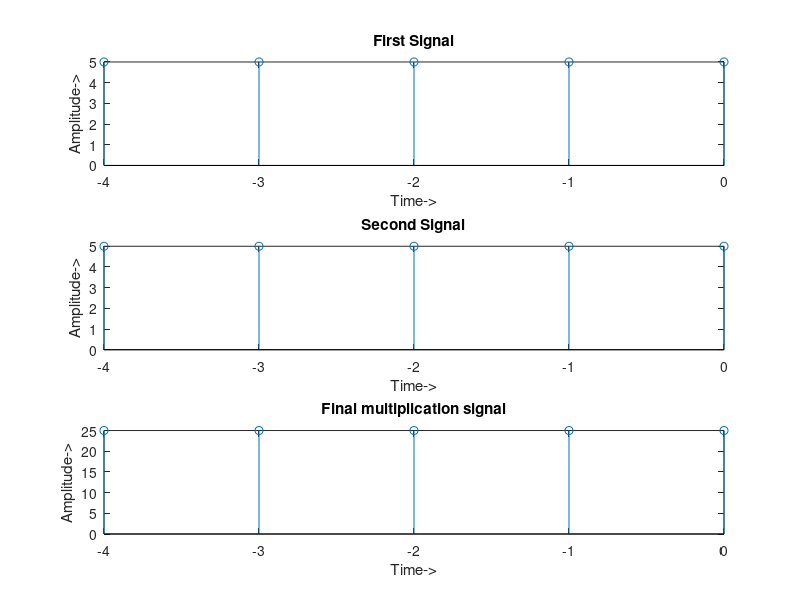

The MATLAB source for this figure:
clear all;
close all;
clc;
%input signal 1
n1=input('Enter the element number of first signal: ');
for i=1:1:n1
y1(i)=input('Data Element: ');
end
m1=input('Enter the position of zero index: ');
p1=1-m1; %for create begin index signal 1
q1=p1;   %q1 hold the begin index signal 1
for i=1:1:n1
x1(i)=p1;  %x1(i) hold the all index sequentially
p1=p1+1;
end
subplot(3,1,1);
stem(x1,y1);
xlabel('Time->');
ylabel('Amplitude->');
title('First Signal');
%input signal 2
n2=input('Enter the element number of second signal: ');
for i=1:1:n2
y2(i)=input('Data Element: ');
end

m2=input('Enter the position of zero index: ');

p2=1-m2;  %for create begin index signal 2
q2=p2;    %q2 hold the begin index signal 2
for i=1:1:n2
x2(i)=p2; %x2(i) hold the all index sequentially
p2=p2+1;
end
subplot(3,1,2);
stem(x2,y2);
xlabel('Time->');
ylabel('Amplitude->');
title('Second Signal');
if q1<q2
    q3=q1;%q3 hold the lowest index
elseif q2<q1
    q3=q2;%q3 hold the lowest index
else
    q3=q1;
end
p1=p1-1; %for correct value of p1
p2=p2-1;  %for correct value of p2
if p1>p2
    p3=p1;%p3 hold the maximum index
elseif p2>p1
    p3=p2; %p3 hold the maximum index
else 
    p3=p1;
end
j=1;%y2 has at least one value 
k=1;%y1 has at least one value 
 for i=1:1:n1+n2-1  
     if (q3==p3+1)%if maximam index in left ,impossible
         break;
     elseif ((q1==q2) && (k<=n1 && j<=n2))
        x3(i)=q3;%x3(i) hold the lowest index of the final signal
        y3(i)=y1(k)*y2(j);%y3(i) hold the final result of multiplication
        q3=q3+1;
        j=j+1;
        k=k+1;
        q1=q1+1;
        q2=q2+1; 
        
     elseif ((q1==q2) && (k<=n1 && j>=n2))%if 2nd signal has 1 value
        x3(i)=q3;
        y3(i)=0;
        q3=q3+1;
        k=k+1;
        q1=q1+1;
        
     elseif ((q1==q2) && (k>=n1 && j<=n2))%if 1st signal has 1 value
        x3(i)=q3;
        y3(i)=0;
        q3=q3+1;
        j=j+1;
        q2=q2+1;
        
     elseif ((q1<q2)&&(k>=n1)) %if 1st signal has 1 value
            x3(i)=q3;
            y3(i)=0;
            q3=q3+1;
            j=j+1;
            q2=q2+1;
        
     elseif (q1<q2) 
            x3(i)=q3;
            y3(i)=0;
            q3=q3+1;
            k=k+1;
            q1=q1+1;
            
     elseif  ((q2<q1) && (j>=n2))%if 2nd signal has 1 value
            x3(i)=q3;
            y3(i)=0;
            q3=q3+1;
            k=k+1;
            q1=q1+1;
           
     elseif  (q2<q1)
            x3(i)=q3;
            y3(i)=0;
            q3=q3+1;
            j=j+1;
            q2=q2+1;
        end
 end
subplot(3,1,3);
stem(x3,y3);
xlabel('Time->');
ylabel('Amplitude->');
title('Final multiplication signal');

